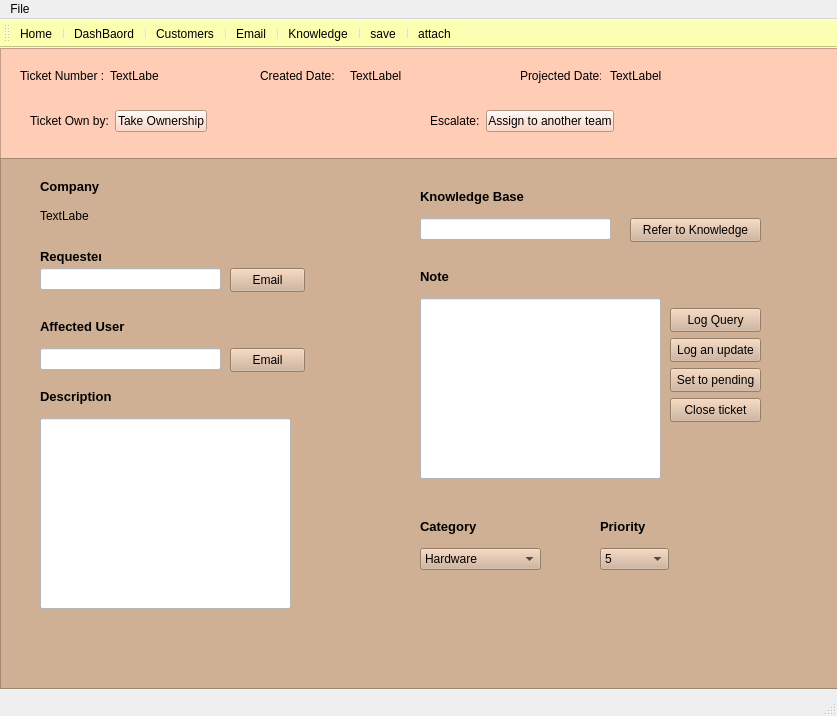
<?xml version="1.0" encoding="UTF-8"?>
<ui version="4.0">
 <class>MainWindow1</class>
 <widget class="QMainWindow" name="MainWindow1">
  <property name="geometry">
   <rect>
    <x>0</x>
    <y>0</y>
    <width>837</width>
    <height>716</height>
   </rect>
  </property>
  <property name="windowTitle">
   <string>MainWindow</string>
  </property>
  <widget class="QWidget" name="centralwidget">
   <widget class="QFrame" name="frame">
    <property name="geometry">
     <rect>
      <x>0</x>
      <y>0</y>
      <width>841</width>
      <height>111</height>
     </rect>
    </property>
    <property name="styleSheet">
     <string notr="true">background-color: rgb(255, 204, 181);</string>
    </property>
    <property name="frameShape">
     <enum>QFrame::StyledPanel</enum>
    </property>
    <property name="frameShadow">
     <enum>QFrame::Raised</enum>
    </property>
    <widget class="QLabel" name="label">
     <property name="geometry">
      <rect>
       <x>20</x>
       <y>20</y>
       <width>91</width>
       <height>16</height>
      </rect>
     </property>
     <property name="text">
      <string>Ticket Number :</string>
     </property>
    </widget>
    <widget class="QLabel" name="label_2">
     <property name="geometry">
      <rect>
       <x>260</x>
       <y>20</y>
       <width>81</width>
       <height>16</height>
      </rect>
     </property>
     <property name="text">
      <string>Created Date:</string>
     </property>
    </widget>
    <widget class="QLabel" name="label_3">
     <property name="geometry">
      <rect>
       <x>520</x>
       <y>20</y>
       <width>81</width>
       <height>16</height>
      </rect>
     </property>
     <property name="text">
      <string>Projected Date:</string>
     </property>
    </widget>
    <widget class="QLabel" name="ticketNumberLabel1">
     <property name="geometry">
      <rect>
       <x>110</x>
       <y>20</y>
       <width>49</width>
       <height>16</height>
      </rect>
     </property>
     <property name="text">
      <string>TextLabel</string>
     </property>
    </widget>
    <widget class="QLabel" name="CreatedDatelabel">
     <property name="geometry">
      <rect>
       <x>350</x>
       <y>20</y>
       <width>121</width>
       <height>16</height>
      </rect>
     </property>
     <property name="text">
      <string>TextLabel</string>
     </property>
    </widget>
    <widget class="QLabel" name="ProjectedDateLabel">
     <property name="geometry">
      <rect>
       <x>610</x>
       <y>20</y>
       <width>111</width>
       <height>16</height>
      </rect>
     </property>
     <property name="text">
      <string>TextLabel</string>
     </property>
    </widget>
    <widget class="QWidget" name="">
     <property name="geometry">
      <rect>
       <x>30</x>
       <y>60</y>
       <width>177</width>
       <height>26</height>
      </rect>
     </property>
     <layout class="QHBoxLayout" name="horizontalLayout">
      <item>
       <widget class="QLabel" name="label_4">
        <property name="text">
         <string>Ticket Own by:</string>
        </property>
       </widget>
      </item>
      <item>
       <widget class="QPushButton" name="assignButton1">
        <property name="text">
         <string>Take Ownership</string>
        </property>
       </widget>
      </item>
     </layout>
    </widget>
    <widget class="QWidget" name="">
     <property name="geometry">
      <rect>
       <x>430</x>
       <y>60</y>
       <width>184</width>
       <height>26</height>
      </rect>
     </property>
     <layout class="QHBoxLayout" name="horizontalLayout_2">
      <item>
       <widget class="QLabel" name="label_5">
        <property name="text">
         <string>Escalate:</string>
        </property>
       </widget>
      </item>
      <item>
       <widget class="QPushButton" name="assignButton">
        <property name="text">
         <string>Assign to another team</string>
        </property>
       </widget>
      </item>
     </layout>
    </widget>
   </widget>
   <widget class="QFrame" name="frame_2">
    <property name="geometry">
     <rect>
      <x>0</x>
      <y>110</y>
      <width>861</width>
      <height>531</height>
     </rect>
    </property>
    <property name="styleSheet">
     <string notr="true">background-color: rgb(207, 176, 149);</string>
    </property>
    <property name="frameShape">
     <enum>QFrame::StyledPanel</enum>
    </property>
    <property name="frameShadow">
     <enum>QFrame::Raised</enum>
    </property>
    <widget class="QLabel" name="label_6">
     <property name="geometry">
      <rect>
       <x>40</x>
       <y>20</y>
       <width>61</width>
       <height>16</height>
      </rect>
     </property>
     <property name="font">
      <font>
       <pointsize>10</pointsize>
       <bold>true</bold>
      </font>
     </property>
     <property name="text">
      <string>Company</string>
     </property>
    </widget>
    <widget class="QLabel" name="label_7">
     <property name="geometry">
      <rect>
       <x>40</x>
       <y>90</y>
       <width>61</width>
       <height>16</height>
      </rect>
     </property>
     <property name="font">
      <font>
       <pointsize>10</pointsize>
       <bold>true</bold>
      </font>
     </property>
     <property name="text">
      <string>Requester</string>
     </property>
    </widget>
    <widget class="QLabel" name="label_8">
     <property name="geometry">
      <rect>
       <x>40</x>
       <y>160</y>
       <width>91</width>
       <height>16</height>
      </rect>
     </property>
     <property name="font">
      <font>
       <pointsize>10</pointsize>
       <bold>true</bold>
      </font>
     </property>
     <property name="text">
      <string>Affected User</string>
     </property>
    </widget>
    <widget class="QLabel" name="label_9">
     <property name="geometry">
      <rect>
       <x>40</x>
       <y>230</y>
       <width>71</width>
       <height>16</height>
      </rect>
     </property>
     <property name="font">
      <font>
       <pointsize>10</pointsize>
       <bold>true</bold>
      </font>
     </property>
     <property name="text">
      <string>Description</string>
     </property>
    </widget>
    <widget class="QLabel" name="companyNameLabel">
     <property name="geometry">
      <rect>
       <x>40</x>
       <y>50</y>
       <width>49</width>
       <height>16</height>
      </rect>
     </property>
     <property name="text">
      <string>TextLabel</string>
     </property>
    </widget>
    <widget class="QLineEdit" name="RequesterLineEdit">
     <property name="geometry">
      <rect>
       <x>40</x>
       <y>110</y>
       <width>181</width>
       <height>22</height>
      </rect>
     </property>
     <property name="styleSheet">
      <string notr="true">background-color: rgb(255, 255, 255);</string>
     </property>
    </widget>
    <widget class="QLineEdit" name="AffectedUserLineEdit">
     <property name="geometry">
      <rect>
       <x>40</x>
       <y>190</y>
       <width>181</width>
       <height>22</height>
      </rect>
     </property>
     <property name="styleSheet">
      <string notr="true">background-color: rgb(255, 255, 255);</string>
     </property>
    </widget>
    <widget class="QLineEdit" name="DescriptionLineEdit">
     <property name="geometry">
      <rect>
       <x>40</x>
       <y>260</y>
       <width>251</width>
       <height>191</height>
      </rect>
     </property>
     <property name="styleSheet">
      <string notr="true">background-color: rgb(255, 255, 255);</string>
     </property>
    </widget>
    <widget class="QLabel" name="label_10">
     <property name="geometry">
      <rect>
       <x>420</x>
       <y>30</y>
       <width>111</width>
       <height>16</height>
      </rect>
     </property>
     <property name="font">
      <font>
       <pointsize>10</pointsize>
       <bold>true</bold>
      </font>
     </property>
     <property name="text">
      <string>Knowledge Base</string>
     </property>
    </widget>
    <widget class="QLabel" name="label_11">
     <property name="geometry">
      <rect>
       <x>420</x>
       <y>110</y>
       <width>49</width>
       <height>16</height>
      </rect>
     </property>
     <property name="font">
      <font>
       <pointsize>10</pointsize>
       <bold>true</bold>
      </font>
     </property>
     <property name="text">
      <string>Note</string>
     </property>
    </widget>
    <widget class="QLabel" name="label_12">
     <property name="geometry">
      <rect>
       <x>420</x>
       <y>360</y>
       <width>71</width>
       <height>16</height>
      </rect>
     </property>
     <property name="font">
      <font>
       <pointsize>10</pointsize>
       <bold>true</bold>
      </font>
     </property>
     <property name="text">
      <string>Category</string>
     </property>
    </widget>
    <widget class="QLabel" name="label_13">
     <property name="geometry">
      <rect>
       <x>600</x>
       <y>360</y>
       <width>49</width>
       <height>16</height>
      </rect>
     </property>
     <property name="font">
      <font>
       <pointsize>10</pointsize>
       <bold>true</bold>
      </font>
     </property>
     <property name="text">
      <string>Priority</string>
     </property>
    </widget>
    <widget class="QLineEdit" name="lineEdit">
     <property name="geometry">
      <rect>
       <x>420</x>
       <y>60</y>
       <width>191</width>
       <height>22</height>
      </rect>
     </property>
     <property name="styleSheet">
      <string notr="true">background-color: rgb(255, 255, 255);</string>
     </property>
    </widget>
    <widget class="QLineEdit" name="NoteLineEdit">
     <property name="geometry">
      <rect>
       <x>420</x>
       <y>140</y>
       <width>241</width>
       <height>181</height>
      </rect>
     </property>
     <property name="styleSheet">
      <string notr="true">background-color: rgb(255, 255, 255);</string>
     </property>
    </widget>
    <widget class="QComboBox" name="CategorycomboBox">
     <property name="geometry">
      <rect>
       <x>420</x>
       <y>390</y>
       <width>121</width>
       <height>22</height>
      </rect>
     </property>
     <item>
      <property name="text">
       <string>Hardware</string>
      </property>
     </item>
     <item>
      <property name="text">
       <string>Software</string>
      </property>
     </item>
     <item>
      <property name="text">
       <string>Application</string>
      </property>
     </item>
    </widget>
    <widget class="QComboBox" name="PriorityBox">
     <property name="geometry">
      <rect>
       <x>600</x>
       <y>390</y>
       <width>69</width>
       <height>22</height>
      </rect>
     </property>
     <item>
      <property name="text">
       <string>5</string>
      </property>
     </item>
     <item>
      <property name="text">
       <string>4</string>
      </property>
     </item>
     <item>
      <property name="text">
       <string>3</string>
      </property>
     </item>
     <item>
      <property name="text">
       <string>2</string>
      </property>
     </item>
     <item>
      <property name="text">
       <string>1</string>
      </property>
     </item>
    </widget>
    <widget class="QPushButton" name="pushButton">
     <property name="geometry">
      <rect>
       <x>630</x>
       <y>60</y>
       <width>131</width>
       <height>24</height>
      </rect>
     </property>
     <property name="text">
      <string>Refer to Knowledge</string>
     </property>
    </widget>
    <widget class="QPushButton" name="pushButton_2">
     <property name="geometry">
      <rect>
       <x>670</x>
       <y>150</y>
       <width>91</width>
       <height>24</height>
      </rect>
     </property>
     <property name="text">
      <string>Log Query</string>
     </property>
    </widget>
    <widget class="QPushButton" name="pushButton_3">
     <property name="geometry">
      <rect>
       <x>670</x>
       <y>180</y>
       <width>91</width>
       <height>24</height>
      </rect>
     </property>
     <property name="text">
      <string>Log an update</string>
     </property>
    </widget>
    <widget class="QPushButton" name="pushButton_4">
     <property name="geometry">
      <rect>
       <x>670</x>
       <y>210</y>
       <width>91</width>
       <height>24</height>
      </rect>
     </property>
     <property name="text">
      <string>Set to pending</string>
     </property>
    </widget>
    <widget class="QPushButton" name="pushButton_5">
     <property name="geometry">
      <rect>
       <x>670</x>
       <y>240</y>
       <width>91</width>
       <height>24</height>
      </rect>
     </property>
     <property name="text">
      <string>Close ticket</string>
     </property>
    </widget>
    <widget class="QPushButton" name="EmailButton1">
     <property name="geometry">
      <rect>
       <x>230</x>
       <y>110</y>
       <width>75</width>
       <height>24</height>
      </rect>
     </property>
     <property name="text">
      <string>Email</string>
     </property>
    </widget>
    <widget class="QPushButton" name="EmailButton_2">
     <property name="geometry">
      <rect>
       <x>230</x>
       <y>190</y>
       <width>75</width>
       <height>24</height>
      </rect>
     </property>
     <property name="text">
      <string>Email</string>
     </property>
    </widget>
   </widget>
  </widget>
  <widget class="QMenuBar" name="menubar">
   <property name="geometry">
    <rect>
     <x>0</x>
     <y>0</y>
     <width>837</width>
     <height>22</height>
    </rect>
   </property>
   <widget class="QMenu" name="menuFile">
    <property name="title">
     <string>File</string>
    </property>
    <addaction name="actionsave_2"/>
   </widget>
   <addaction name="menuFile"/>
  </widget>
  <widget class="QStatusBar" name="statusbar"/>
  <widget class="QToolBar" name="toolBar">
   <property name="windowTitle">
    <string>toolBar</string>
   </property>
   <property name="styleSheet">
    <string notr="true">background-color: rgb(251, 255, 174);</string>
   </property>
   <attribute name="toolBarArea">
    <enum>TopToolBarArea</enum>
   </attribute>
   <attribute name="toolBarBreak">
    <bool>false</bool>
   </attribute>
   <addaction name="actionHome"/>
   <addaction name="separator"/>
   <addaction name="actionDashBaord"/>
   <addaction name="separator"/>
   <addaction name="actionCustomers"/>
   <addaction name="separator"/>
   <addaction name="actionEmail"/>
   <addaction name="separator"/>
   <addaction name="actionKnowledge"/>
   <addaction name="separator"/>
   <addaction name="actionsave"/>
   <addaction name="separator"/>
   <addaction name="actionattach"/>
  </widget>
  <action name="actionHome">
   <property name="icon">
    <iconset resource="Resources.qrc">
     <normaloff>:/Images/Home.png</normaloff>:/Images/Home.png</iconset>
   </property>
   <property name="text">
    <string>Home</string>
   </property>
  </action>
  <action name="actionDashBaord">
   <property name="icon">
    <iconset resource="Resources.qrc">
     <normaloff>:/Images/DashBoard.png</normaloff>:/Images/DashBoard.png</iconset>
   </property>
   <property name="text">
    <string>DashBaord</string>
   </property>
  </action>
  <action name="actionCustomers">
   <property name="icon">
    <iconset resource="Resources.qrc">
     <normaloff>:/Images/Customer.png</normaloff>:/Images/Customer.png</iconset>
   </property>
   <property name="text">
    <string>Customers</string>
   </property>
  </action>
  <action name="actionEmail">
   <property name="icon">
    <iconset resource="Resources.qrc">
     <normaloff>:/Images/Email.png</normaloff>:/Images/Email.png</iconset>
   </property>
   <property name="text">
    <string>Email</string>
   </property>
  </action>
  <action name="actionKnowledge">
   <property name="icon">
    <iconset resource="Resources.qrc">
     <normaloff>:/Images/Knowledge.png</normaloff>:/Images/Knowledge.png</iconset>
   </property>
   <property name="text">
    <string>Knowledge</string>
   </property>
  </action>
  <action name="actionsave">
   <property name="icon">
    <iconset resource="Resources.qrc">
     <normaloff>:/Images/Save.png</normaloff>:/Images/Save.png</iconset>
   </property>
   <property name="text">
    <string>save</string>
   </property>
  </action>
  <action name="actionattach">
   <property name="icon">
    <iconset resource="Resources.qrc">
     <normaloff>:/Images/Downloads/Vector (1).png</normaloff>:/Images/Downloads/Vector (1).png</iconset>
   </property>
   <property name="text">
    <string>attach</string>
   </property>
  </action>
  <action name="actionsave_2">
   <property name="text">
    <string>save</string>
   </property>
  </action>
 </widget>
 <resources>
  <include location="Resources.qrc"/>
 </resources>
 <connections/>
</ui>
